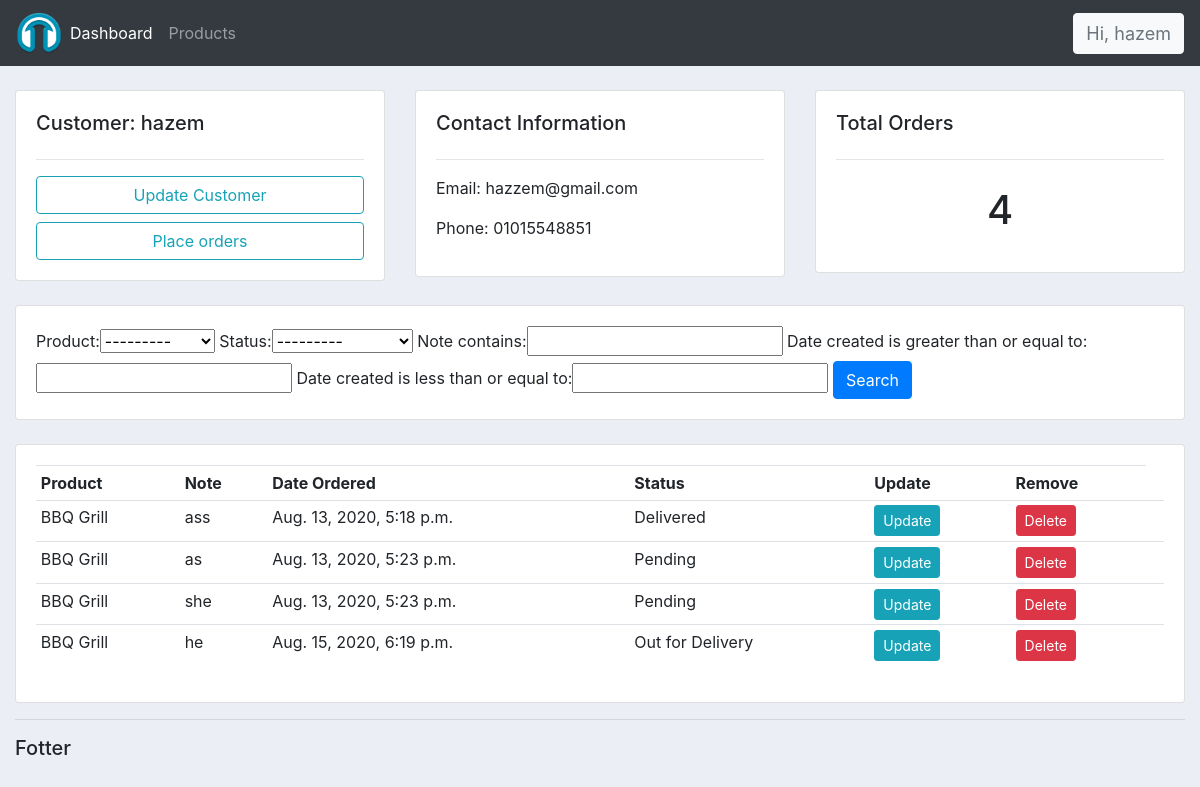
Page /customer/1 (signed in) on the committed database.
### accountss/models.py (models this page shows, shortened)
class Customer(models.Model):
    name  = models.CharField(max_length=200, null=True)
    phone = models.CharField(max_length=200, null=True)
    email = models.CharField(max_length=200, null=True)
    date_created = models.DateTimeField(auto_now_add=True, null=True)

class Order(models.Model):
    STATUS = (
        ('Pending','Pending'),
        ('Out for Delivery','Out for Delivery'),
        ('Delivered','Delivered'),
    )
    customer = models.ForeignKey(Customer, null=True, on_delete=models.SET_NULL)
    product  = models.ForeignKey(Product, null=True, on_delete=models.SET_NULL)
    date_created = models.DateTimeField(auto_now_add=True, null=True)
    status = models.CharField(max_length=200, null=True, choices=STATUS)
    note = models.CharField(max_length=1000, null=True)

class Product(models.Model):
    CATEGORY = (
        ('Indoor','Indoor'),
        ('Out Door','Out Door'),
    )
    name         = models.CharField(max_length=200, null=True)
    price        = models.FloatField(null=True)
    category     = models.CharField(max_length=200, null=True, choices=CATEGORY)
    description  = models.CharField(max_length=200, null=True, blank=True)
    date_created = models.DateTimeField(auto_now_add=True, null=True)
    tags = models.ManyToManyField(Tag)
    def __str__(self):
        return self.name

### accountss/decorators.py (the view)
        def wrapper_func(request, *args, **kwargs):
            group = None
            if request.user.groups.exists():
                group = request.user.groups.all()[0].name
            if group in allowed_roles:
                return view_func(request, *args, **kwargs)
            else:
                return HttpResponse('<h1><p>Not Authorized</p></h1>')

### accountss/views.py (called while the page is built)
@login_required(login_url='loginPage')
@allowed_users(allowed_roles=['admin'])
def customer(request, pk):
    customer = Customer.objects.get(id=pk)
    orders = customer.order_set.all()
    orders_count = orders.count()
    myfilter = orderfilter(request.GET, queryset=orders)
    orders = myfilter.qs
    context = {'customer':customer, 'orders':orders,'orders_count':orders_count,'myfilter':myfilter}
    return render(request, 'accountss/customer.html', context)

### accountss/templates/accountss/customer.html
{% extends 'accountss/main.html'%}
{% block content%}
<br>
<div class="row">
    <div class="col-md">
        <div class="card card-body">
            <h5>Customer: {{customer.name}} </h5>
            <hr>
            <a class="btn btn-outline-info bt-sm btn-block" href="">Update Customer</a>
            <a class="btn btn-outline-info bt-sm btn-block" href="{% url 'create_multiple_order' customer.id %}">Place orders</a>
        </div>
    </div>
    <div class="col-md">
        <div class="card card-body">
            <h5>Contact Information</h5>
            <hr>
            <p>Email: {{customer.email}}</p>
            <p>Phone: {{customer.phone}}</p>
        </div>
    </div>
    <div class="col-md">
        <div class="card card-body">
            <h5>Total Orders</h5>
            <hr>
            <h1 style="text-align:center;padding: 10px">{{orders_count}}</h1>
        </div>
    </div>
</div>
<br>
<div class="row">
    <div class="col">
        <div class="card card-body">
            <form method="get">
                {{myfilter.form}}
                <button class="btn btn-primary" type="submit">Search</button>
            </form>
        </div>
    </div>
</div>
<br>
<div class="row">
    <div class="col-md">
        <div class="card card-body">
            <table class="table table-sm">
                <tr >
                    <th>Product</th>
                    <th>Note</th>
                    <th>Date Ordered</th>
                    <th>Status</th>
                    <th>Update</th>
                    <th>Remove</th>
                </tr>
                {% for order in orders %}
                    <tr>
                        <td>{{order.product}}</td>
                        <td>{{order.note}}</td>
                        <td>{{order.date_created}}</td>
                        <td>{{order.status}}</td>
                        <td><a class="btn btn-sm btn-info" href="{% url 'update_order' order.id %}">Update</a></td>
                        <td><a class="btn btn-sm btn-danger" href="{% url 'delete_order' order.id %}">Delete</a><td>
                        </tr>
                {% endfor %}
            </table>
        </div>
    </div>
</div>
{% endblock %}

### accountss/templates/accountss/navbar.html (shortened to what this page needs)
{% load static %}
<nav class="navbar navbar-expand-lg navbar-dark bg-dark ">
  <img class="nav-small-hazem" src="{% static 'images/logo.png' %}">
    <div class="collapse navbar-collapse" id="navbarNavAltMarkup">
      <div class="navbar-nav">
        {% if request.user.is_staff %}
        <a class="nav-item nav-link active" href="{% url 'home' %}">Dashboard</a>
        <a class="nav-item nav-link" href="{% url 'products'%}">Products</a>
        {% endif %}
      </div>
    </div>
    <span class="text-muted float-right hz  btn btn-light"  data-toggle="collapse" data-target="#logoutbutton" style="font-size: 18px;">Hi, {{request.user}}  </span>
  </nav>

### static/css/main.css (style rules this page uses)
body { background-color: #ebeff5; }

### static/css/navbar.css (style rules this page uses)
.nav-small-hazem { float: left; padding: 2px 0px; font-size: 19px; line-height: 24px; height: 50px; max-width: 50px; display: table; }

### accountss/templates/accountss/navbar.html (style rules this page uses)
@media (min-width: 992px) { .hz { display: inline; } }

### rows in the picture
Customer: name "hazem", email "hazzem@gmail.com", phone "01015548851"
Order: product "BBQ Grill", note "ass", date_created "Aug. 13, 2020, 5:18 p.m.", status "Delivered"
Order: product "BBQ Grill", note "as", date_created "Aug. 13, 2020, 5:23 p.m.", status "Pending"
Order: product "BBQ Grill", note "she", date_created "Aug. 13, 2020, 5:23 p.m.", status "Pending"
Order: product "BBQ Grill", note "he", date_created "Aug. 15, 2020, 6:19 p.m.", status "Out for Delivery"

### other values in the picture
{{ request.user }} "hazem"
{{ orders_count }} "4"
